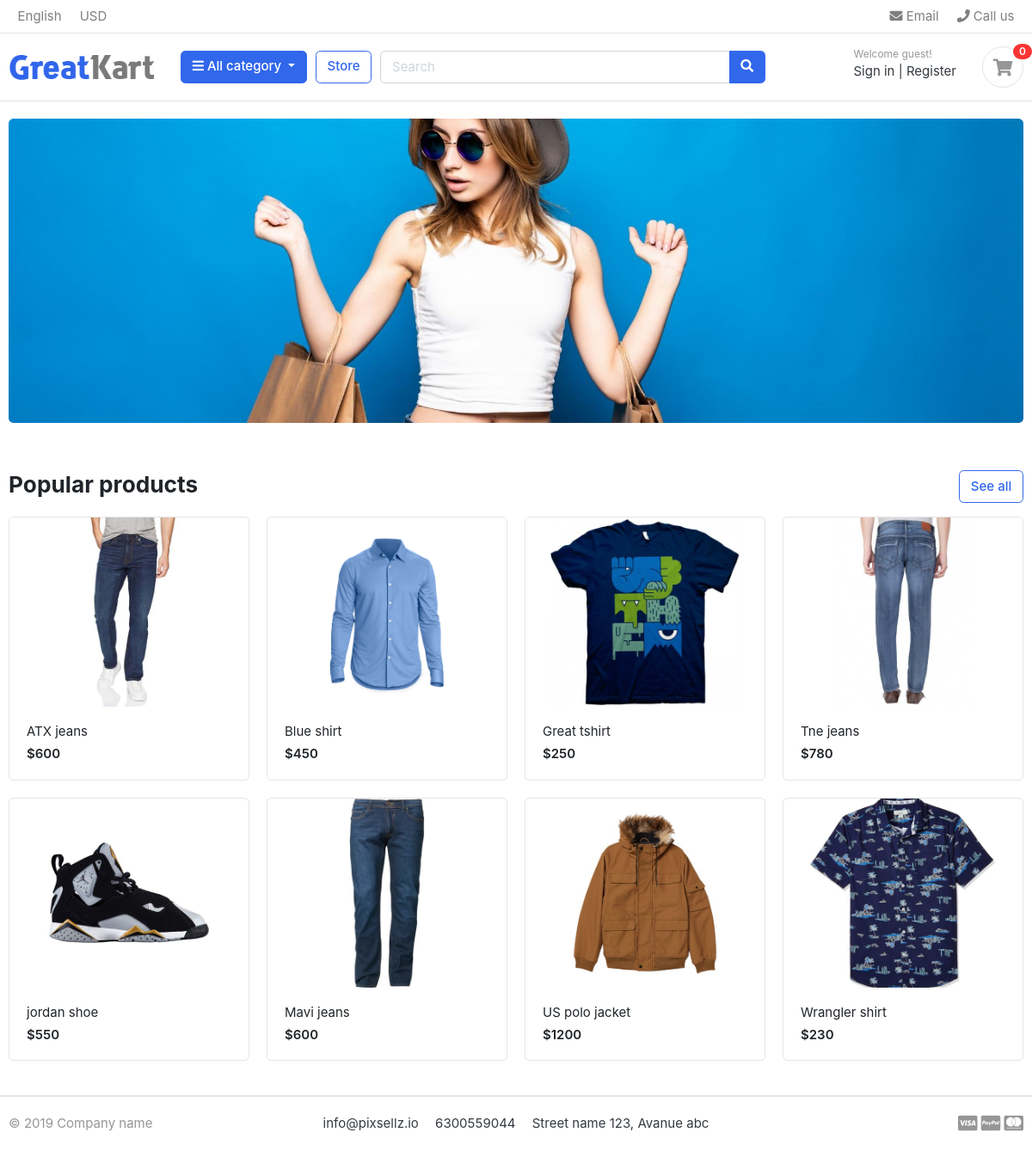
The page / on the database its author committed.
### store/models.py (models this page shows, shortened)
class Product(models.Model):
    product_name    = models.CharField(max_length = 200)
    slug            = models.SlugField(max_length = 200)
    description     = models.TextField(max_length = 255)
    price           = models.IntegerField()
    image           = models.ImageField(upload_to = 'photos/products')
    stock           = models.IntegerField()
    is_available    = models.BooleanField(default = True)
    category        = models.ForeignKey(Category, on_delete = models.CASCADE)
    created_date    = models.DateTimeField(auto_now_add = True)
    modified_date   = models.DateTimeField(auto_now = True)
    def get_url(self):
        return reverse('product_detail', args=[self.category.slug, self.slug])

### greatkart/views.py (the view)
# urls.py: path('', views.home, name='home'),
def home(request):
    products = Product.objects.all().filter(is_available = True)
    context = {
        'products' : products,
    }
    return render(request, 'home.html',context)

### category/contextprocessors.py (called while the page is built)
def menu_links(request):
    links = Category.objects.all()
    return dict(links = links)

### category/models.py (called while the page is built)
    def get_url(self):
        return reverse('produts_by_category', args = [self.slug])

### template/home.html
{% extends 'base.html' %}
{% load static %}
{% block content %}
<section class="section-intro padding-y-sm">
<div class="container">
<div class="intro-banner-wrap">
	<img src="{% static 'images/banners/cover.jpg' %}" class="img-fluid rounded">
</div>
</div>
</section>
<section class="section-name padding-y-sm">
<div class="container">
<header class="section-heading">
	<a href="{% url 'store' %}" class="btn btn-outline-primary float-right">See all</a>
	<h3 class="section-title">Popular products</h3>
</header>
<div class="row">
	{% for product in products %}
	<div class="col-md-3">
		<div class="card card-product-grid">
			<a href="{{ product.get_url }}" class="img-wrap"> <img src="{{ product.image.url }}"> </a>
			<figcaption class="info-wrap">
				<a href="{{ product.get_url }}" class="title">{{ product.product_name }}</a>
				<div class="price mt-1">${{ product.price }}</div>
			</figcaption>
		</div>
	</div>
	{% endfor %}
</div>
</div>
</section>
</body>
</html>
{% endblock %}

### template/base.html
{% load static %}
{% include 'includes/header.html' %}
{% include 'includes/navbar.html' %}
{% block content %}{% endblock %}
{% include 'includes/footer.html' %}

### template/includes/header.html (shortened to what this page needs)
{% load static %}
<!DOCTYPE HTML>
<html lang="en">
<head>
<link href="{% static 'css/bootstrap.css' %}" rel="stylesheet" type="text/css"/>
<link href="{% static 'fonts/fontawesome/css/all.min.css' %}" type="text/css" rel="stylesheet">
<link href="{% static 'css/ui.css' %}" rel="stylesheet" type="text/css"/>
<link href="{% static 'css/responsive.css' %}" rel="stylesheet" media="only screen and (max-width: 1200px)" />
</head>
<body>

### template/includes/navbar.html (shortened to what this page needs)
{% load static %}
<header class="section-header">
<nav class="navbar p-md-0 navbar-expand-sm navbar-light border-bottom">
<div class="container">
  <div class="collapse navbar-collapse" id="navbarTop4">
    <ul class="navbar-nav mr-auto">
      <li class="nav-item dropdown">
      <a href="#" class="nav-link">   English </a>
    </li>
    <li class="nav-item dropdown">
      <a href="#" class="nav-link"> USD </a>
    </li>
    </ul>
    <ul class="navbar-nav">
    <li><a href="#" class="nav-link"> <i class="fa fa-envelope"></i> Email </a></li>
    <li><a href="#" class="nav-link"> <i class="fa fa-phone"></i> Call us </a></li>
  </ul>
  </div>
</div>
</nav>
<section class="header-main border-bottom">
  <div class="container">
<div class="row align-items-center">
  <div class="col-lg-2 col-md-3 col-6">
    <a href="{% url 'home' %}" class="brand-wrap">
      <img class="logo" src="{% static './images/logo.png' %}">
    </a>
  </div>
  <div class="col-lg col-sm col-md col-6 flex-grow-0">
    <div class="category-wrap dropdown d-inline-block float-right">
      <button type="button" class="btn btn-primary dropdown-toggle" data-toggle="dropdown">
        <i class="fa fa-bars"></i> All category
      </button>
    </div>
  </div>
  <a href="{% url 'store' %}" class="btn btn-outline-primary">Store</a>
  <div class="col-lg  col-md-6 col-sm-12 col">
    <form action="#" class="search">
      <div class="input-group w-100">
          <input type="text" class="form-control" style="width:60%;" placeholder="Search">
          <div class="input-group-append">
            <button class="btn btn-primary" type="submit">
              <i class="fa fa-search"></i>
            </button>
          </div>
        </div>
    </form>
  </div>
  <div class="col-lg-3 col-sm-6 col-8 order-2 order-lg-3">
        <div class="d-flex justify-content-end mb-3 mb-lg-0">
          <div class="widget-header">
            <small class="title text-muted">Welcome guest!</small>
            <div>
              <a href="./signin.html">Sign in</a> <span class="dark-transp"> | </span>
              <a href="./register.html"> Register</a>
            </div>
          </div>
          <a href="./cart.html" class="widget-header pl-3 ml-3">
            <div class="icon icon-sm rounded-circle border"><i class="fa fa-shopping-cart"></i></div>
            <span class="badge badge-pill badge-danger notify">0</span>
          </a>
        </div>
      </div>
</div>
  </div>
</section>
</header>

### template/includes/footer.html
<footer class="section-footer border-top">
	<div class="container">
		<section class="footer-bottom border-top row">
			<div class="col-md-2">
				<p class="text-muted"> &copy 2019 Company name </p>
			</div>
			<div class="col-md-8 text-md-center">
				<span  class="px-2">info@pixsellz.io</span>
				<span  class="px-2">6300559044</span>
				<span  class="px-2">Street name 123, Avanue abc</span>
			</div>
			<div class="col-md-2 text-md-right text-muted">
				<i class="fab fa-lg fa-cc-visa"></i>
				<i class="fab fa-lg fa-cc-paypal"></i>
				<i class="fab fa-lg fa-cc-mastercard"></i>
			</div>
		</section>
	</div>
</footer>

### static/css/ui.css (style rules this page uses)
html { font-family: "Inter", sans-serif; font-size: 15px; }
.img-wrap { text-align: center; display: block; }
.img-wrap img { max-width: 100%; }
.icon-xs, .icon-sm, .icon-md, .icon-lg { display: inline-block; text-align: center; flex-shrink: 0; flex-grow: 0; }
.icon-sm { width: 48px; height: 48px; line-height: 48px !important; font-size: 20px; }
.padding-y-sm { padding-top: 20px; padding-bottom: 20px; }
.section-heading { margin-bottom: 20px; margin-top: 15px; }
.section-title { color: #212529; }
p:last-child { margin-bottom: 0; }
.header-main { position: relative; padding-top: 1rem; padding-bottom: 1rem; }
.brand-wrap .logo, .navbar-brand .logo { margin-right: 7px; max-height: 42px; display: inline-block; }
.widget-header { display: inline-block; vertical-align: middle; position: relative; }
.widget-header a { color: #343a40; }
.widget-header i { color: #969696; }
.widget-header .title { display: block; }
.widget-header .notify { position: absolute; top: -3px; right: -10px; }
.footer-bottom { padding-top: 20px; padding-bottom: 20px; }
[class*=card-product] a.title { color: #212529; display: block; }
[class*=card-product] .img-wrap { overflow: hidden; position: relative; }
[class*=card-product] .img-wrap img { height: 100%; max-width: 100%; width: auto; display: inline-block; -o-object-fit: cover; object-fit: cover; }
.card-product-grid { margin-bottom: 20px; }
.card-product-grid .img-wrap { border-radius: 0.2rem 0.2rem 0 0; height: 220px; }
.card-product-grid .info-wrap { overflow: hidden; padding: 18px 20px; }
.card .img-wrap { overflow: hidden; }
.notify { position: absolute; top: -4px; right: -10px; display: inline-block; padding: 0.25em 0.6em; font-size: 12px; line-height: 1; text-align: center; border-radius: 3rem; color: #fff; background-color: #fa3434; }
.price { font-weight: 600; color: #212529; }

### rows shown on the page
Product: image (picture), product_name "ATX jeans", price "600"
Product: image (picture), product_name "Blue shirt", price "450"
Product: image (picture), product_name "Great tshirt", price "250"
Product: image (picture), product_name "Tne jeans", price "780"
Product: image (picture), product_name "jordan shoe", price "550"
Product: image (picture), product_name "Mavi jeans", price "600"
Product: image (picture), product_name "US polo jacket", price "1200"
Product: image (picture), product_name "Wrangler shirt", price "230"
